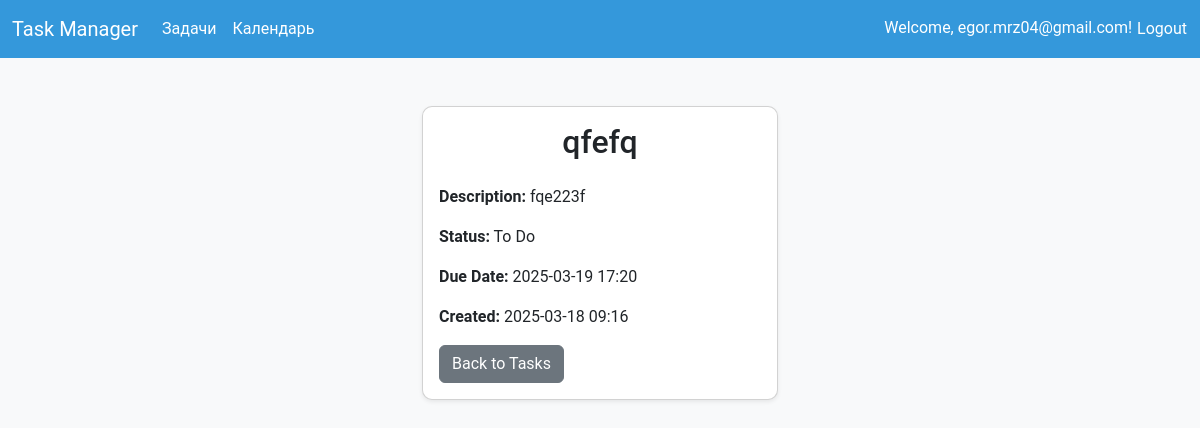
/task/qfefq/ (signed in), run on an earlier commit of the app's database.
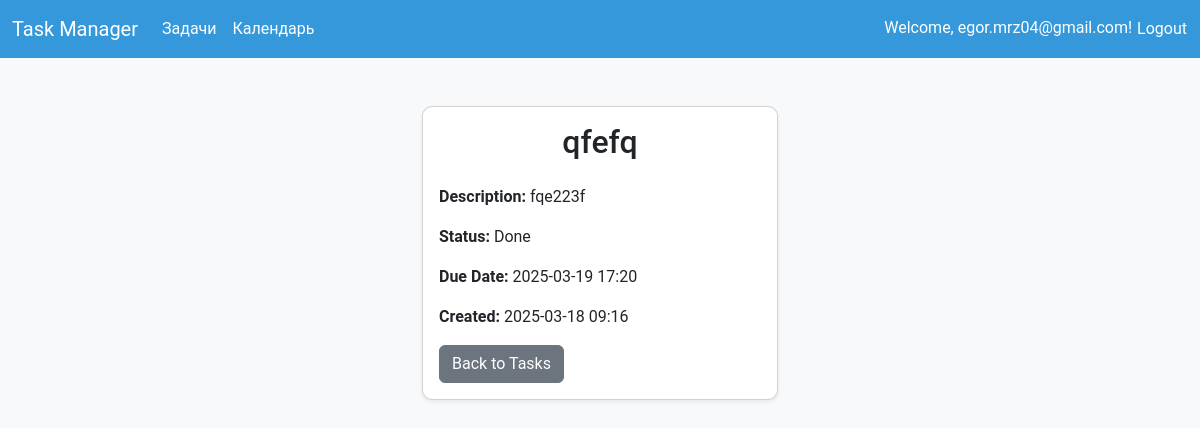
And on a later commit of the database.
### app/models.py (models this page shows, shortened)
class Task(models.Model):
    title = models.CharField(max_length=200)
    description = models.TextField(blank=True)
    status = models.CharField(
        max_length=20,
        choices=[
            ('TODO', 'To Do'),
            ('IN_PROGRESS', 'In Progress'),
            ('DONE', 'Done')
        ],
        default='TODO'
    )
    due_date = models.DateTimeField(null=True, blank=True)
    created_at = models.DateTimeField(auto_now_add=True)
    created_by = models.ForeignKey(User, on_delete=models.CASCADE, related_name='tasks')
    slug = models.SlugField(max_length=200, unique=True, blank=True)

### app/views.py (the view)
# urls.py: path('task/<slug:task_slug>/', views.TaskDetailView.as_view(), name='task_detail'),
class TaskDetailView(LoginRequiredMixin, DetailView):
    model = Task
    slug_field = 'slug'
    slug_url_kwarg = 'task_slug'
    template_name = 'task_detail.html'
    def get_object(self, queryset=None):
        cache_key = f"task_detail:user_{self.request.user.id}:slug_{self.kwargs['task_slug']}"
        task = cache.get(cache_key)
        if task is None:
            task = super().get_object(queryset)
            cache.set(cache_key, task, timeout=600)
        return task
    def get_queryset(self):
        return Task.objects.filter(created_by=self.request.user)

### app/templates/task_detail.html (shortened to what this page needs)
{% extends 'base.html' %}
{% block content %}
    <div class="row justify-content-center">
        <div class="col-md-6 col-lg-4">
            <div class="card shadow-sm fade-in">
                <div class="card-body">
                    <h2 class="card-title text-center mb-4">{{ task.title }}</h2>
                    <p><strong>Description:</strong> {{ task.description|default:"No description" }}</p>
                    <p><strong>Status:</strong> {{ task.get_status_display }}</p>
                    <p><strong>Due Date:</strong> {% if task.due_date %}{{ task.due_date|date:"Y-m-d H:i" }}{% else %}No due date{% endif %}</p>
                    <p><strong>Created:</strong> {{ task.created_at|date:"Y-m-d H:i" }}</p>
                    <a href="{% url 'app:tasks' %}" class="btn btn-secondary">Back to Tasks</a>
                </div>
            </div>
        </div>
    </div>
{% endblock %}

What changed in the data, as far as the page shows it:
changed Task "qfefq": status "To Do" → "Done"
